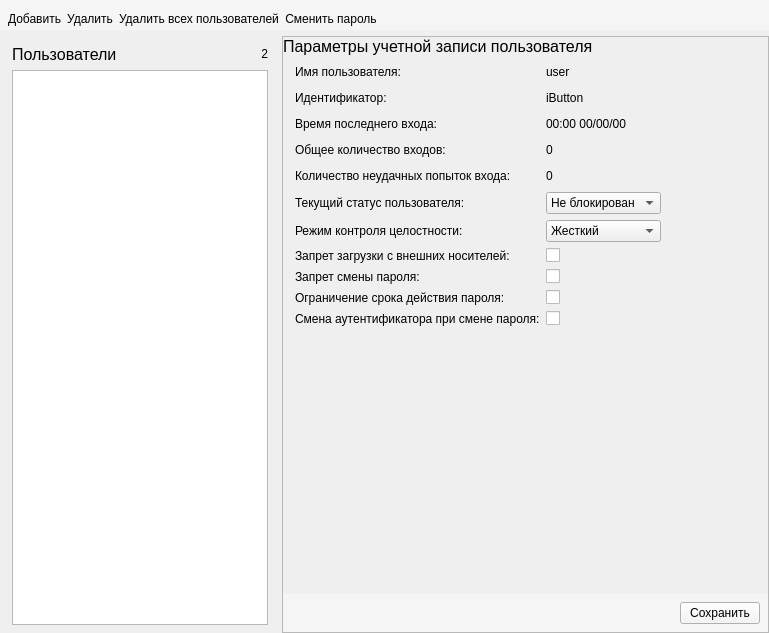
<?xml version="1.0" encoding="UTF-8"?>
<ui version="4.0">
 <class>Form</class>
 <widget class="QWidget" name="Form">
  <property name="geometry">
   <rect>
    <x>0</x>
    <y>0</y>
    <width>769</width>
    <height>633</height>
   </rect>
  </property>
  <property name="windowTitle">
   <string>Form</string>
  </property>
  <layout class="QVBoxLayout" name="verticalLayout_4">
   <property name="leftMargin">
    <number>0</number>
   </property>
   <property name="topMargin">
    <number>0</number>
   </property>
   <property name="rightMargin">
    <number>0</number>
   </property>
   <property name="bottomMargin">
    <number>0</number>
   </property>
   <item>
    <widget class="QWidget" name="widget_2" native="true">
     <property name="styleSheet">
      <string notr="true">QWidget {
    background-color: #f5f5f5;
}

QPushButton {
    border: none;
    padding: 12px 12px 12px 12
px;
}

QPushButton:hover {
    background: #e0e0e0;
}</string>
     </property>
     <layout class="QHBoxLayout" name="horizontalLayout">
      <property name="leftMargin">
       <number>8</number>
      </property>
      <property name="topMargin">
       <number>8</number>
      </property>
      <property name="rightMargin">
       <number>0</number>
      </property>
      <property name="bottomMargin">
       <number>0</number>
      </property>
      <item>
       <widget class="QPushButton" name="add_user_push_button">
        <property name="text">
         <string>Добавить</string>
        </property>
        <property name="icon">
         <iconset>
          <normaloff>../icons/plus.png</normaloff>../icons/plus.png</iconset>
        </property>
       </widget>
      </item>
      <item>
       <widget class="QPushButton" name="del_user_push_button">
        <property name="text">
         <string>Удалить</string>
        </property>
        <property name="icon">
         <iconset>
          <normaloff>../icons/cross.png</normaloff>../icons/cross.png</iconset>
        </property>
       </widget>
      </item>
      <item>
       <widget class="QPushButton" name="del_all_users_push_button">
        <property name="text">
         <string>Удалить всех пользователей</string>
        </property>
        <property name="icon">
         <iconset>
          <normaloff>../icons/all_users.png</normaloff>../icons/all_users.png</iconset>
        </property>
       </widget>
      </item>
      <item>
       <widget class="QPushButton" name="change_passwd_push_button">
        <property name="text">
         <string>Сменить пароль</string>
        </property>
        <property name="icon">
         <iconset>
          <normaloff>../icons/lock.png</normaloff>../icons/lock.png</iconset>
        </property>
       </widget>
      </item>
      <item>
       <spacer name="horizontalSpacer">
        <property name="orientation">
         <enum>Qt::Horizontal</enum>
        </property>
        <property name="sizeHint" stdset="0">
         <size>
          <width>265</width>
          <height>22</height>
         </size>
        </property>
       </spacer>
      </item>
     </layout>
    </widget>
   </item>
   <item>
    <layout class="QHBoxLayout" name="horizontalLayout_5">
     <item>
      <layout class="QVBoxLayout" name="verticalLayout">
       <property name="leftMargin">
        <number>12</number>
       </property>
       <property name="topMargin">
        <number>8</number>
       </property>
       <property name="rightMargin">
        <number>8</number>
       </property>
       <property name="bottomMargin">
        <number>8</number>
       </property>
       <item>
        <layout class="QHBoxLayout" name="horizontalLayout_2">
         <item>
          <widget class="QLabel" name="user_list_label">
           <property name="font">
            <font>
             <pointsize>12</pointsize>
            </font>
           </property>
           <property name="text">
            <string>Пользователи</string>
           </property>
           <property name="margin">
            <number>12</number>
           </property>
          </widget>
         </item>
         <item>
          <spacer name="horizontalSpacer_2">
           <property name="orientation">
            <enum>Qt::Horizontal</enum>
           </property>
           <property name="sizeType">
            <enum>QSizePolicy::Preferred</enum>
           </property>
           <property name="sizeHint" stdset="0">
            <size>
             <width>40</width>
             <height>20</height>
            </size>
           </property>
          </spacer>
         </item>
         <item>
          <widget class="QLabel" name="user_count_label">
           <property name="text">
            <string>2</string>
           </property>
           <property name="alignment">
            <set>Qt::AlignRight|Qt::AlignTrailing|Qt::AlignVCenter</set>
           </property>
          </widget>
         </item>
        </layout>
       </item>
       <item>
        <widget class="QListWidget" name="user_list_widget">
         <property name="sizePolicy">
          <sizepolicy hsizetype="Preferred" vsizetype="Expanding">
           <horstretch>0</horstretch>
           <verstretch>0</verstretch>
          </sizepolicy>
         </property>
        </widget>
       </item>
      </layout>
     </item>
     <item>
      <widget class="QFrame" name="frame">
       <property name="frameShape">
        <enum>QFrame::StyledPanel</enum>
       </property>
       <property name="frameShadow">
        <enum>QFrame::Raised</enum>
       </property>
       <layout class="QVBoxLayout" name="verticalLayout_3">
        <property name="leftMargin">
         <number>0</number>
        </property>
        <property name="topMargin">
         <number>0</number>
        </property>
        <property name="rightMargin">
         <number>0</number>
        </property>
        <property name="bottomMargin">
         <number>0</number>
        </property>
        <item>
         <layout class="QHBoxLayout" name="horizontalLayout_4">
          <item>
           <layout class="QVBoxLayout" name="verticalLayout_2">
            <item>
             <widget class="QLabel" name="account_parms_label">
              <property name="font">
               <font>
                <pointsize>12</pointsize>
               </font>
              </property>
              <property name="text">
               <string>Параметры учетной записи пользователя</string>
              </property>
              <property name="margin">
               <number>12</number>
              </property>
             </widget>
            </item>
            <item>
             <layout class="QGridLayout" name="gridLayout">
              <property name="leftMargin">
               <number>12</number>
              </property>
              <item row="0" column="0">
               <widget class="QLabel" name="user_name_label">
                <property name="text">
                 <string>Имя пользователя:</string>
                </property>
               </widget>
              </item>
              <item row="0" column="1">
               <widget class="QLabel" name="user_name_value">
                <property name="minimumSize">
                 <size>
                  <width>0</width>
                  <height>20</height>
                 </size>
                </property>
                <property name="text">
                 <string>user</string>
                </property>
               </widget>
              </item>
              <item row="1" column="0">
               <widget class="QLabel" name="user_id_label">
                <property name="text">
                 <string>Идентификатор:</string>
                </property>
               </widget>
              </item>
              <item row="1" column="1">
               <widget class="QLabel" name="user_id_value">
                <property name="minimumSize">
                 <size>
                  <width>0</width>
                  <height>20</height>
                 </size>
                </property>
                <property name="text">
                 <string>iButton</string>
                </property>
               </widget>
              </item>
              <item row="2" column="0">
               <widget class="QLabel" name="last_enter_label">
                <property name="text">
                 <string>Время последнего входа:</string>
                </property>
               </widget>
              </item>
              <item row="2" column="1">
               <widget class="QLabel" name="last_enter_value">
                <property name="minimumSize">
                 <size>
                  <width>0</width>
                  <height>20</height>
                 </size>
                </property>
                <property name="text">
                 <string>00:00 00/00/00</string>
                </property>
               </widget>
              </item>
              <item row="3" column="0">
               <widget class="QLabel" name="common_enter_label">
                <property name="text">
                 <string>Общее количество входов:</string>
                </property>
               </widget>
              </item>
              <item row="3" column="1">
               <widget class="QLabel" name="common_enter_value">
                <property name="minimumSize">
                 <size>
                  <width>0</width>
                  <height>20</height>
                 </size>
                </property>
                <property name="text">
                 <string>0</string>
                </property>
               </widget>
              </item>
              <item row="4" column="0">
               <widget class="QLabel" name="failed_attemps_label">
                <property name="text">
                 <string>Количество неудачных попыток входа:</string>
                </property>
               </widget>
              </item>
              <item row="4" column="1">
               <widget class="QLabel" name="failed_attemps_value">
                <property name="minimumSize">
                 <size>
                  <width>0</width>
                  <height>20</height>
                 </size>
                </property>
                <property name="text">
                 <string>0</string>
                </property>
               </widget>
              </item>
              <item row="5" column="0">
               <widget class="QLabel" name="user_status_label">
                <property name="text">
                 <string>Текущий статус пользователя:</string>
                </property>
               </widget>
              </item>
              <item row="5" column="1">
               <widget class="QComboBox" name="user_status_combo_box">
                <property name="sizePolicy">
                 <sizepolicy hsizetype="Preferred" vsizetype="Fixed">
                  <horstretch>0</horstretch>
                  <verstretch>0</verstretch>
                 </sizepolicy>
                </property>
                <item>
                 <property name="text">
                  <string>Не блокирован</string>
                 </property>
                </item>
                <item>
                 <property name="text">
                  <string>Блокирован</string>
                 </property>
                </item>
               </widget>
              </item>
              <item row="6" column="0">
               <widget class="QLabel" name="integrity_ctl_mode_label">
                <property name="text">
                 <string>Режим контроля целостности:</string>
                </property>
               </widget>
              </item>
              <item row="6" column="1">
               <widget class="QComboBox" name="integrity_ctl_mode_combo_box">
                <item>
                 <property name="text">
                  <string>Жесткий</string>
                 </property>
                </item>
                <item>
                 <property name="text">
                  <string>Мягкий</string>
                 </property>
                </item>
               </widget>
              </item>
              <item row="7" column="0">
               <widget class="QLabel" name="ext_media_prohibition_label">
                <property name="text">
                 <string>Запрет загрузки с внешних носителей:</string>
                </property>
               </widget>
              </item>
              <item row="8" column="0">
               <widget class="QLabel" name="change_passwd_prohibition_label">
                <property name="text">
                 <string>Запрет смены пароля:</string>
                </property>
               </widget>
              </item>
              <item row="9" column="0">
               <widget class="QLabel" name="passwd_limit_label">
                <property name="text">
                 <string>Ограничение срока действия пароля:</string>
                </property>
               </widget>
              </item>
              <item row="10" column="0">
               <widget class="QLabel" name="auth_id_change_label">
                <property name="text">
                 <string>Смена аутентификатора при смене пароля:</string>
                </property>
               </widget>
              </item>
              <item row="7" column="1">
               <widget class="Toggle" name="ext_media_prohibition_check_box">
                <property name="text">
                 <string/>
                </property>
               </widget>
              </item>
              <item row="8" column="1">
               <widget class="Toggle" name="change_passwd_prohibition_check_box">
                <property name="text">
                 <string/>
                </property>
               </widget>
              </item>
              <item row="9" column="1">
               <widget class="Toggle" name="passwd_limit_check_box">
                <property name="text">
                 <string/>
                </property>
               </widget>
              </item>
              <item row="10" column="1">
               <widget class="Toggle" name="auth_id_change_check_box">
                <property name="text">
                 <string/>
                </property>
               </widget>
              </item>
             </layout>
            </item>
           </layout>
          </item>
          <item>
           <spacer name="horizontalSpacer_4">
            <property name="orientation">
             <enum>Qt::Horizontal</enum>
            </property>
            <property name="sizeHint" stdset="0">
             <size>
              <width>40</width>
              <height>20</height>
             </size>
            </property>
           </spacer>
          </item>
         </layout>
        </item>
        <item>
         <spacer name="verticalSpacer">
          <property name="orientation">
           <enum>Qt::Vertical</enum>
          </property>
          <property name="sizeHint" stdset="0">
           <size>
            <width>20</width>
            <height>40</height>
           </size>
          </property>
         </spacer>
        </item>
        <item>
         <widget class="QWidget" name="widget" native="true">
          <property name="styleSheet">
           <string notr="true">background-color: #f5f5f5;</string>
          </property>
          <layout class="QHBoxLayout" name="horizontalLayout_3">
           <property name="leftMargin">
            <number>0</number>
           </property>
           <property name="topMargin">
            <number>8</number>
           </property>
           <property name="rightMargin">
            <number>8</number>
           </property>
           <property name="bottomMargin">
            <number>8</number>
           </property>
           <item>
            <spacer name="horizontalSpacer_3">
             <property name="orientation">
              <enum>Qt::Horizontal</enum>
             </property>
             <property name="sizeHint" stdset="0">
              <size>
               <width>40</width>
               <height>20</height>
              </size>
             </property>
            </spacer>
           </item>
           <item>
            <widget class="QPushButton" name="save_push_button">
             <property name="text">
              <string>Сохранить</string>
             </property>
            </widget>
           </item>
          </layout>
         </widget>
        </item>
       </layout>
      </widget>
     </item>
    </layout>
   </item>
  </layout>
 </widget>
 <customwidgets>
  <customwidget>
   <class>Toggle</class>
   <extends>QCheckBox</extends>
   <header>toggle</header>
  </customwidget>
 </customwidgets>
 <resources/>
 <connections/>
</ui>
